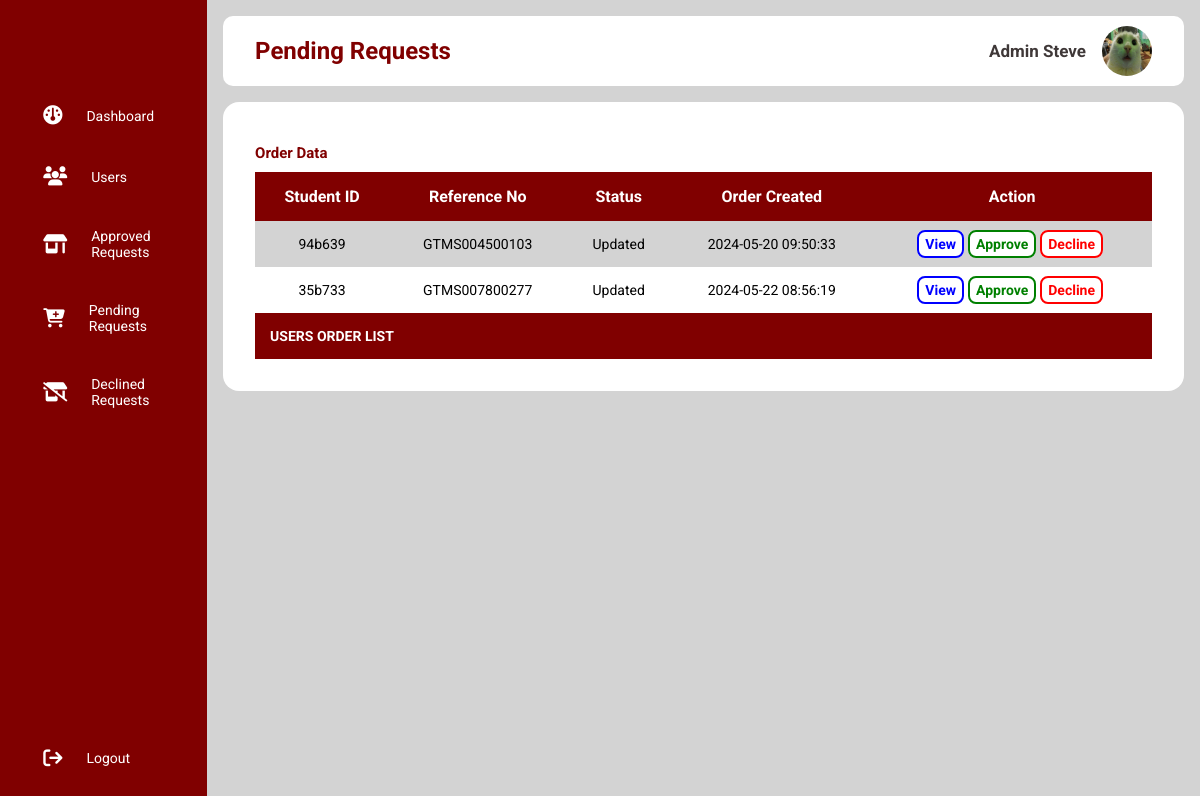
The app's page /admin/pending_request.php (signed in) with its own data.
### tables this page shows
CREATE TABLE `orders` (
  `id` int(11) NOT NULL,
  `reference_no` varchar(15) NOT NULL,
  `student_id` varchar(20) NOT NULL,
  `amount` varchar(50) NOT NULL,
  `garment_type` varchar(50) NOT NULL,
  `garment_id` varchar(25) NOT NULL,
  `gender` varchar(10) NOT NULL,
  `notes` varchar(555) NOT NULL,
  `status` varchar(20) NOT NULL,
  `created` datetime NOT NULL DEFAULT current_timestamp(),
  `modified` timestamp NOT NULL DEFAULT current_timestamp()
);

### object/order.php (called while the page is built, shortened)
<?php
class Order {
    private $conn;
    public function __construct($db) {
        $this->conn = $db;
    }
    public function readUpdatedRequests() {
        $query = "SELECT * FROM orders WHERE status = 'updated'";
        $stmt = $this->conn->prepare($query);
        $stmt->execute();
        return $stmt;
    }
}
?>

### object/user.php (called while the page is built, shortened)
<?php
class User {
	private $conn;
	private $table_name = "users";
	public function __construct($db) {
		$this->conn = $db;
	}
	function countUser(){
		$query = "SELECT COUNT(*) as user_count
					FROM
					" . $this->table_name . "
					WHERE
					access_level = 'student'";
		$stmt = $this->conn->prepare($query);
		$stmt->execute();
		$row = $stmt->fetch(PDO::FETCH_ASSOC);
		$user_count = $row['user_count'];
		return $user_count;
	}
}
?>

### admin/pending_request.php (the view, shortened to what this page needs)
<?php
include_once '../object/order.php';
include_once '../object/user.php';
$database = new Database();
$db = $database->getConnection();
$order = new Order($db);
include_once 'sidebar.php';
include_once 'layout_head.php';
$stmt = $order->readUpdatedRequests();
$num = $stmt->rowCount();
?>
<div class="table_wrapper">
    <h3 class="main_title">Order Data</h3>
    <?php
        if ($num>0) {
            echo "<div class='table_container'>";
            echo "<table>";
                echo "<thead>";
                    echo "<tr>";
                        echo "<th>Student ID</th>";
                        echo "<th>Reference No</th>";
                        echo "<th>Status</th>";
                        echo "<th>Order Created</th>";
                        echo "<th>Action</th>";
                    echo "</tr>";
                echo "</thead>";
                echo "<tbody>";
                    while ($row = $stmt->fetch(PDO::FETCH_ASSOC)) {
                        extract($row);
                        echo "<tr>";
                            echo "<td>{$student_id}</td>";
                            echo "<td>{$reference_no}</td>";
                            echo "<td>{$status}</td>";
                            echo "<td>{$created}</td>";
                            echo "<td>";
                                if ($status == "Updated") {
                                    echo "<a href='../admin/view_request.php?oid={$id}' class='action_btn1'>View</a>";
                                    echo "<a update-id='{$id}' class='action_btn2 update-object'>Approve</a>";
                                    echo "<a decline-id='{$id}' class='action_btn3 decline-object'>Decline</a>";
                                } else {
                                    echo "<a href='../admin/view_request.php?oid={$id}' class='action_btn1'>View</a>";
                                    echo "<a update-id='{$id}' class='action_btn2 update-object'>Approve</a>";
                                    echo "<a href='#' class='action_btn3' onclick='deleteOrder({$id})'>Decline</a>";
                                }
                        echo "</tr>";
                    }
                echo "</tbody>";
                echo "<tfoot>";
                    echo "<tr>";
                        echo "<td colspan='8' class='table_foot'>USERS ORDER LIST</td>";
                    echo "</tr>";
                echo "</tfoot>";
            echo "</table>";
        }else{
            echo "<div class='message-box-failed'>";
                echo "No uniform request.";
            echo "</div>";
        }
    ?>
    </div>
<?php include_once 'layout_foot.php'; ?>

### libs/css/admin-style.css (style rules this page uses)
* { margin: 0; padding: 0; border: none; outline: none; box-sizing: border-box; font-family: Roboto; }
body { display: flex; }
.main_title { color: maroon; padding-top: 10px; padding-bottom: 10px; font-size: 15px; width: 100%; text-align: left; }
.table_wrapper { background: white; margin-top: 1rem; border-radius: 1rem; padding: 2rem 2rem; overflow-x: auto; }
.table_container { width: 100%; margin: 0 auto; }
table { width: 100%; border-collapse: collapse; }
thead { background: maroon; color: white; }
th { padding: 15px; text-align: center; }
tbody { background: lightgray; }
td { text-align: center; padding: 15px; font-size: 14px; color: black; }
tr:nth-child(even) { background: white; }
tfoot .table_foot { background: maroon; font-weight: bold; color: white; text-align: left; }
tfoot td { padding: 15px; color: white; }
.action_btn1, .action_btn2, .action_btn3 { text-decoration: none; border-radius: 8px; font-weight: bold; background-color: white; transition-duration: 0.3s; margin-right: 4px; padding: 4px 6px; }
.action_btn1 { border: 2px solid blue; color: blue; }
.action_btn2 { border: 2px solid green; color: green; }
.action_btn3 { border: 2px solid red; color: red; }

### records on screen
orders: student "94b639", reference_no "GTMS004500103", status "Updated", created "2024-05-20 09:50:33"
orders: student "35b733", reference_no "GTMS007800277", status "Updated", created "2024-05-22 08:56:19"

### other values on screen
$page_title "Pending Requests"
$_SESSION['firstname'] "Admin"
$_SESSION['lastname'] "Steve"
